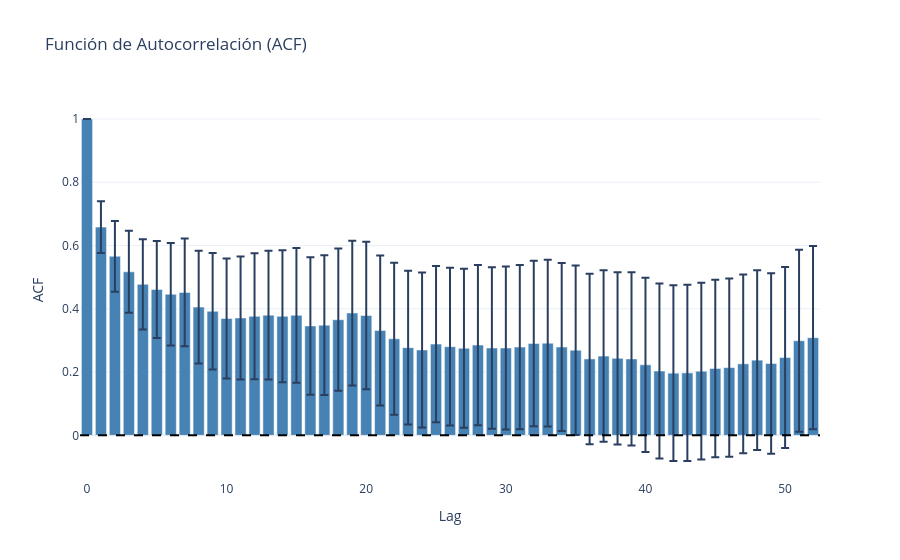

The notebook cell this image was saved under:
### Markdown cell above
### Función de autocorrelación (ACF)

### Code cell
acf_vals, confint = plot_acf_series(ts_data_log, lags=52, use_plotly=USE_PLOTLY)
